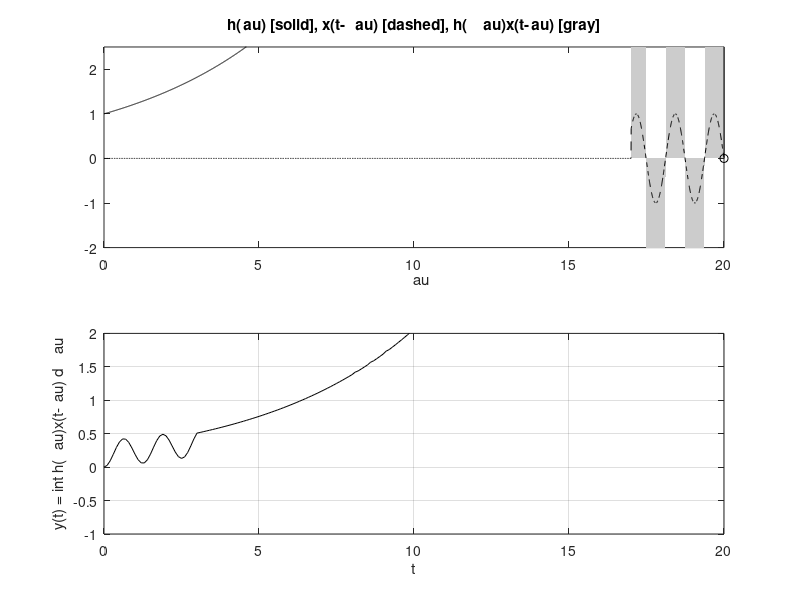

Source code (MATLAB):
u = @(t) 1.0.* (t>=0);

% From text x(t)

x = @(t) sin(5*t).*(u(t) - u(t-3));

% Shorten each impulse response function 
%h1 from 0 to 20

h = @(t) exp(t/5).*(u(t)-u(t-20));


dtau = 0.005; 
tau = 0:dtau:20;
ti = 0; 
tvec = 0:.1:20;
y = NaN*zeros(1,length(tvec));
% Pre-allocate memory


for t = tvec,
    ti = ti+1; % Time index
    xh = x(t-tau).*h(tau); lxh = length(xh);
    y(ti) = sum(xh.*dtau); % Trapezoidal approximation of convolution integral
    subplot(2,1,1),plot(tau,h(tau),"k-",tau,x(t-tau),"k--",t,0,"ok");
    axis([tau(1) tau(end) -2.0 2.5]);
    patch([tau(1:end-1);tau(1:end-1);tau(2:end);tau(2:end)],...
    [zeros(1,lxh-1);xh(1:end-1);xh(2:end);zeros(1,lxh-1)],...
    [.8 .8 .8],"edgecolo","none");
    xlabel("\tau"); title("h(\tau) [solid], x(t-\tau) [dashed], h(\tau)x(t-\tau) [gray]");
    c = get(gca,"children"); set(gca,"children",[c(2);c(3);c(4);c(1)]);
    subplot(2,1,2),plot(tvec,y,"k",tvec(ti),y(ti),"ok");
    xlabel("t"); ylabel("y(t) = \int h(\tau)x(t-\tau) d\tau");
    axis([tau(1) tau(end) -1.0 2.0]); grid;
    drawnow; 

    %or use pause to manuallly step through the vonvlutions process

end


